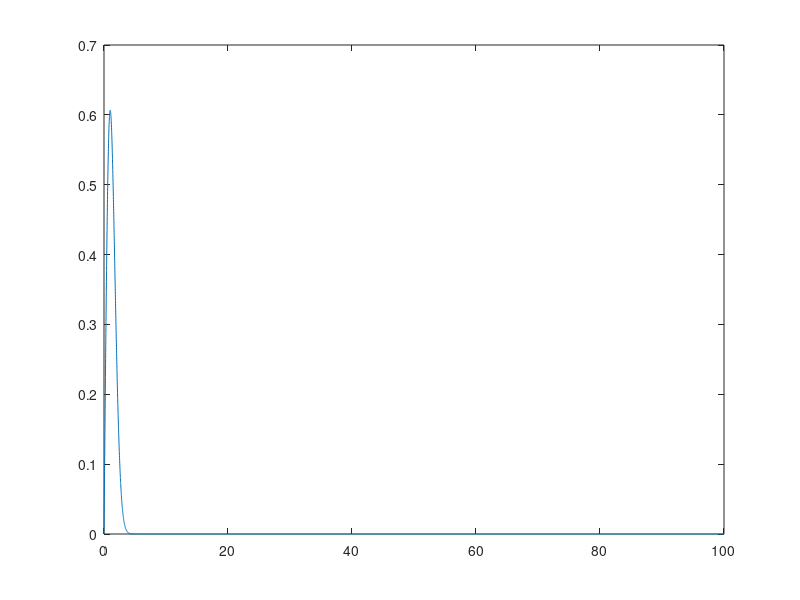
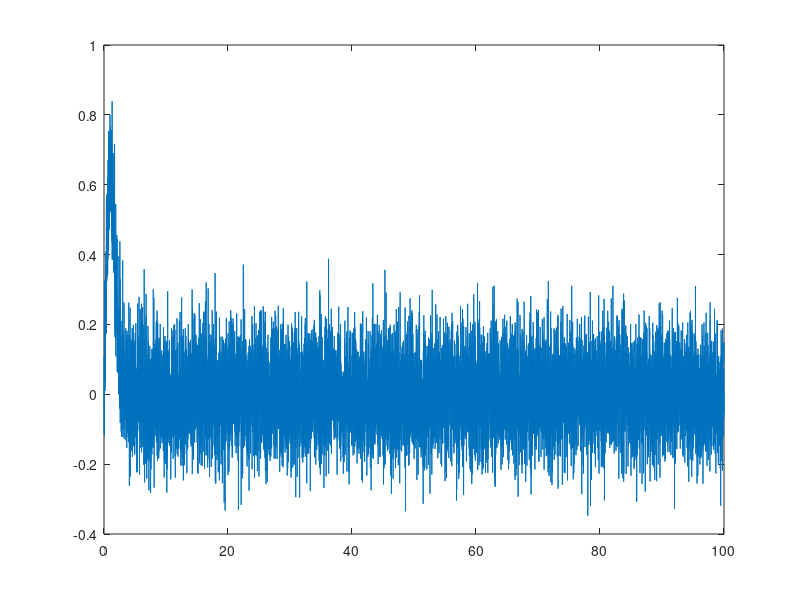

Recreate these plots in MATLAB, in order.
t = linspace(0,100,10000);
sigma=1;
v=0;
sig = (t/sigma.^2) .* exp(-(t.^2+v.^2)/2*sigma.^2);
close all
figure(1); plot(t,sig );

rx_sig = awgn(sig,20);
figure(2); plot(t, rx_sig);


